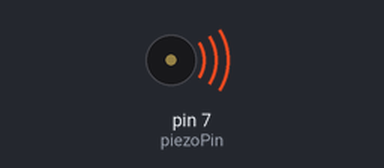
Bench run of a sketch on a simulated Arduino Uno, built with avr-gcc and run on an emulated ATmega328P. Parts: buzzer (waves = sounding). The modem accepts every AT command (registered, SIM ready, sends succeed) and sends nothing else.

Above: at 0.1 s.
At 3.1 s:
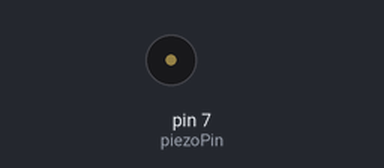
Timing chart, 0 to 7.9 s (numbered marks = the images above):
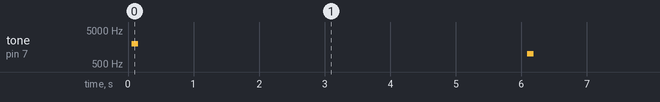

Measured:
- by itself, tone on pin 7 (piezoPin): plays 2000 Hz for 0.10 s, 1000 Hz for 0.10 s, 1000 Hz for 0.10 s, 1000 Hz for 0.10 s, 1000 Hz for 0.10 s, 1000 Hz for 0.10 s … (12 notes in this stretch)

The sketch:

send_sms.ino
```cpp
#include <SoftwareSerial.h>

SoftwareSerial SIM800(12, 10);                          // RX, TX
int piezoPin = 7;

void setup() {
  SIM800.begin(9600);               // Скорость обмена данными с модемом
  SIM800.println("AT");             // Автонастройка скорости
  SIM800.println("AT+CLVL?");       // Запрашиваем громкость динамика
  SIM800.println("AT+CMGF=1");      // Включить TextMode для SMS
  SIM800.println("AT+DDET=1,0,1");  // Включить DTMF
  SIM800.println("AT+CLIP=1");      // Включить АОН
  pinMode(7, OUTPUT); //объявляем пин как выход

  tone(piezoPin, 2000, 100); // Звук прекратится через 500 мс, о программа останавливаться не будет!

}
int flag = 0;
int flag2 = 0;
void loop() {


      if (flag <= 10)
      {
      delay (3000);
      SIM800.println("AT+CMGS=\"""+71230000000""\"");   // отправляем модему номер, на который необходимо отправить смс
      delay (3000);
      SIM800.println("TREVOGA!""\r\n" + (String)((char)26)); // отправляем модему текст смс
      //delay (10000);
      //SIM800.println("AT+CPOWD=0"); // отправляем модему текст смс
      tone(piezoPin, 1000, 100); // Звук прекратится через 500 мс, о программа останавливаться не будет!

      flag = flag + 1;
      }
      if (flag == 11)
      {
          tone(piezoPin, 2000, 500); // Звук прекратится через 500 мс, о программа останавливаться не будет!
          flag = flag + 1;
      }

}
```
